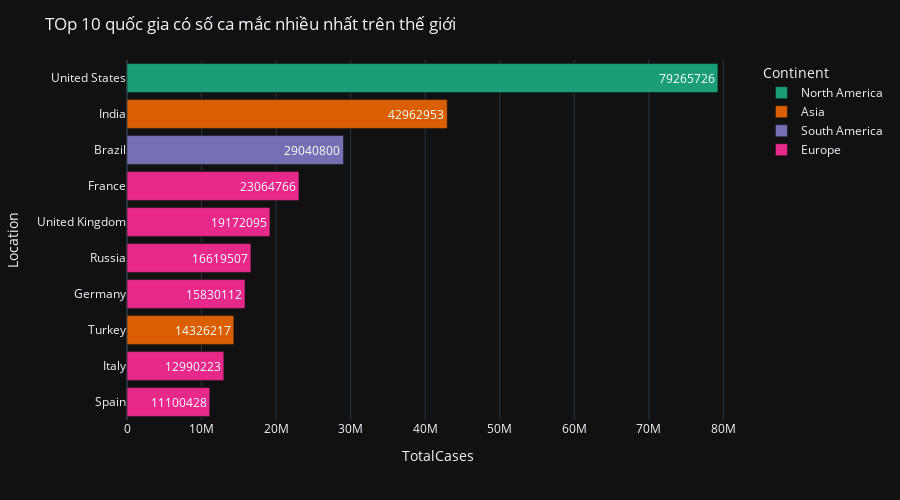

Notebook code cell kept with this figure:
### Code cell
plot_bar(covid_country.head(10), 'TotalCases', 'Location', 'TOp 10 quốc gia có số ca mắc nhiều nhất trên thế giới')

### Figure 1 — Plotly figure (JSON) as saved in the notebook; plotly's stock layout.template omitted (floating-point values rounded to 4 significant figures)
{"data": [{"alignmentgroup": "True", "hovertemplate": "Continent=North America<br>TotalCases=%{text}<br>Location=%{y}<extra></extra>", "legendgroup": "North America", "marker": {"color": "rgb(27,158,119)", "pattern": {"shape": ""}}, "name": "North America", "offsetgroup": "North America", "orientation": "h", "showlegend": true, "text": [79265726], "textposition": "auto", "type": "bar", "x": [79265726], "xaxis": "x", "y": ["United States"], "yaxis": "y"}, {"alignmentgroup": "True", "hovertemplate": "Continent=Asia<br>TotalCases=%{text}<br>Location=%{y}<extra></extra>", "legendgroup": "Asia", "marker": {"color": "rgb(217,95,2)", "pattern": {"shape": ""}}, "name": "Asia", "offsetgroup": "Asia", "orientation": "h", "showlegend": true, "text": [42962953, 14326217], "textposition": "auto", "type": "bar", "x": [42962953, 14326217], "xaxis": "x", "y": ["India", "Turkey"], "yaxis": "y"}, {"alignmentgroup": "True", "hovertemplate": "Continent=South America<br>TotalCases=%{text}<br>Location=%{y}<extra></extra>", "legendgroup": "South America", "marker": {"color": "rgb(117,112,179)", "pattern": {"shape": ""}}, "name": "South America", "offsetgroup": "South America", "orientation": "h", "showlegend": true, "text": [29040800], "textposition": "auto", "type": "bar", "x": [29040800], "xaxis": "x", "y": ["Brazil"], "yaxis": "y"}, {"alignmentgroup": "True", "hovertemplate": "Continent=Europe<br>TotalCases=%{text}<br>Location=%{y}<extra></extra>", "legendgroup": "Europe", "marker": {"color": "rgb(231,41,138)", "pattern": {"shape": ""}}, "name": "Europe", "offsetgroup": "Europe", "orientation": "h", "showlegend": true, "text": [23064766, 19172095, 16619507, 15830112, 12990223, 11100428], "textposition": "auto", "type": "bar", "x": [23064766, 19172095, 16619507, 15830112, 12990223, 11100428], "xaxis": "x", "y": ["France", "United Kingdom", "Russia", "Germany", "Italy", "Spain"], "yaxis": "y"}], "layout": {"barmode": "relative", "height": 500, "legend": {"title": {"text": "Continent"}, "tracegroupgap": 0}, "margin": {"t": 60}, "title": {"text": "TOp 10 quốc gia có số ca mắc nhiều nhất trên thế giới"}, "uniformtext": {"minsize": 8, "mode": "hide"}, "xaxis": {"anchor": "y", "domain": [0, 1], "title": {"text": "TotalCases"}}, "yaxis": {"anchor": "x", "categoryorder": "total ascending", "domain": [0, 1], "title": {"text": "Location"}}}}
